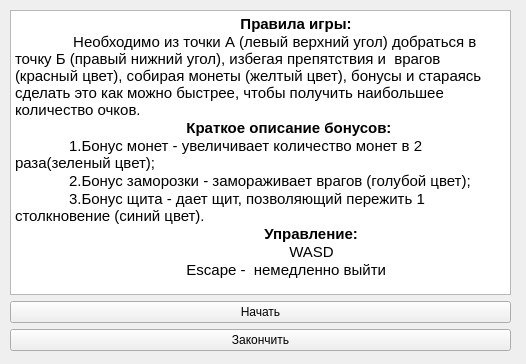
<?xml version="1.0" encoding="UTF-8"?>
<ui version="4.0">
 <class>StartWindow</class>
 <widget class="QWidget" name="StartWindow">
  <property name="geometry">
   <rect>
    <x>0</x>
    <y>0</y>
    <width>526</width>
    <height>364</height>
   </rect>
  </property>
  <property name="windowTitle">
   <string>Form</string>
  </property>
  <widget class="QWidget" name="layoutWidget">
   <property name="geometry">
    <rect>
     <x>10</x>
     <y>10</y>
     <width>501</width>
     <height>341</height>
    </rect>
   </property>
   <layout class="QVBoxLayout" name="Layout">
    <item>
     <layout class="QVBoxLayout" name="verticalLayout_2">
      <item>
       <widget class="QTextBrowser" name="textBrowser">
        <property name="html">
         <string>&lt;!DOCTYPE HTML PUBLIC &quot;-//W3C//DTD HTML 4.0//EN&quot; &quot;http://www.w3.org/TR/REC-html40/strict.dtd&quot;&gt;
&lt;html&gt;&lt;head&gt;&lt;meta name=&quot;qrichtext&quot; content=&quot;1&quot; /&gt;&lt;meta charset=&quot;utf-8&quot; /&gt;&lt;style type=&quot;text/css&quot;&gt;
p, li { white-space: pre-wrap; }
hr { height: 1px; border-width: 0; }
li.unchecked::marker { content: &quot;\2610&quot;; }
li.checked::marker { content: &quot;\2612&quot;; }
&lt;/style&gt;&lt;/head&gt;&lt;body style=&quot; font-family:'Ubuntu'; font-size:11pt; font-weight:400; font-style:normal;&quot;&gt;
&lt;p style=&quot; margin-top:0px; margin-bottom:0px; margin-left:0px; margin-right:0px; -qt-block-indent:0; text-indent:0px;&quot;&gt;                 	                                   &lt;span style=&quot; font-weight:700;&quot;&gt;Правила игры:&lt;/span&gt;&lt;/p&gt;
&lt;p style=&quot; margin-top:0px; margin-bottom:0px; margin-left:0px; margin-right:0px; -qt-block-indent:0; text-indent:0px;&quot;&gt;              Необходимо из точки А (левый верхний угол) добраться в точку Б (правый нижний угол), избегая препятствия и  врагов (красный цвет), собирая монеты (желтый цвет), бонусы и стараясь сделать это как можно быстрее, чтобы получить наибольшее количество очков. &lt;/p&gt;
&lt;p style=&quot; margin-top:0px; margin-bottom:0px; margin-left:0px; margin-right:0px; -qt-block-indent:0; text-indent:0px;&quot;&gt;                 	                      &lt;span style=&quot; font-weight:700;&quot;&gt;Краткое описание бонусов:&lt;/span&gt;&lt;/p&gt;
&lt;p style=&quot; margin-top:0px; margin-bottom:0px; margin-left:0px; margin-right:0px; -qt-block-indent:0; text-indent:0px;&quot;&gt;             1.Бонус монет - увеличивает количество монет в 2 раза(зеленый цвет);&lt;/p&gt;
&lt;p style=&quot; margin-top:0px; margin-bottom:0px; margin-left:0px; margin-right:0px; -qt-block-indent:0; text-indent:0px;&quot;&gt;             2.Бонус заморозки - замораживает врагов (голубой цвет);&lt;/p&gt;
&lt;p style=&quot; margin-top:0px; margin-bottom:0px; margin-left:0px; margin-right:0px; -qt-block-indent:0; text-indent:0px;&quot;&gt;             3.Бонус щита - дает щит, позволяющий пережить 1 столкновение (синий цвет). &lt;/p&gt;
&lt;p style=&quot; margin-top:0px; margin-bottom:0px; margin-left:0px; margin-right:0px; -qt-block-indent:0; text-indent:0px;&quot;&gt;                                                            &lt;span style=&quot; font-weight:700;&quot;&gt;Управление: &lt;/span&gt;&lt;/p&gt;
&lt;p style=&quot; margin-top:0px; margin-bottom:0px; margin-left:0px; margin-right:0px; -qt-block-indent:0; text-indent:0px;&quot;&gt;                                                                  WASD&lt;/p&gt;
&lt;p style=&quot; margin-top:0px; margin-bottom:0px; margin-left:0px; margin-right:0px; -qt-block-indent:0; text-indent:0px;&quot;&gt;	                      Escape -  немедленно выйти&lt;/p&gt;&lt;/body&gt;&lt;/html&gt;</string>
        </property>
       </widget>
      </item>
      <item>
       <widget class="QPushButton" name="startButton">
        <property name="text">
         <string>Начать</string>
        </property>
       </widget>
      </item>
      <item>
       <widget class="QPushButton" name="closeButton">
        <property name="text">
         <string>Закончить</string>
        </property>
       </widget>
      </item>
     </layout>
    </item>
   </layout>
  </widget>
 </widget>
 <resources/>
 <connections/>
</ui>
